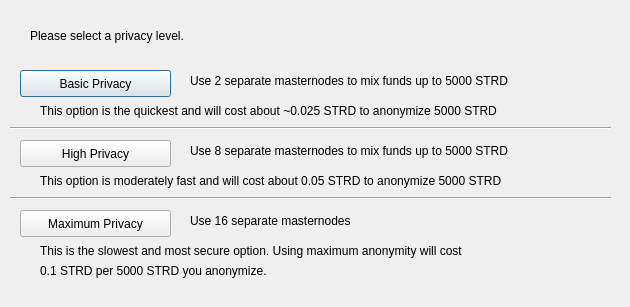
<?xml version="1.0" encoding="UTF-8"?>
<ui version="4.0">
 <class>ObfuscationConfig</class>
 <widget class="QDialog" name="ObfuscationConfig">
  <property name="geometry">
   <rect>
    <x>0</x>
    <y>0</y>
    <width>630</width>
    <height>307</height>
   </rect>
  </property>
  <property name="windowTitle">
   <string>Configure Obfuscation</string>
  </property>
  <widget class="QPushButton" name="buttonBasic">
   <property name="geometry">
    <rect>
     <x>20</x>
     <y>70</y>
     <width>151</width>
     <height>27</height>
    </rect>
   </property>
   <property name="text">
    <string>Basic Privacy</string>
   </property>
  </widget>
  <widget class="QPushButton" name="buttonHigh">
   <property name="geometry">
    <rect>
     <x>20</x>
     <y>140</y>
     <width>151</width>
     <height>27</height>
    </rect>
   </property>
   <property name="text">
    <string>High Privacy</string>
   </property>
  </widget>
  <widget class="QPushButton" name="buttonMax">
   <property name="geometry">
    <rect>
     <x>20</x>
     <y>210</y>
     <width>151</width>
     <height>27</height>
    </rect>
   </property>
   <property name="text">
    <string>Maximum Privacy</string>
   </property>
  </widget>
  <widget class="QLabel" name="label">
   <property name="geometry">
    <rect>
     <x>30</x>
     <y>20</y>
     <width>571</width>
     <height>31</height>
    </rect>
   </property>
   <property name="text">
    <string>Please select a privacy level.</string>
   </property>
  </widget>
  <widget class="QLabel" name="label_2">
   <property name="geometry">
    <rect>
     <x>190</x>
     <y>70</y>
     <width>421</width>
     <height>21</height>
    </rect>
   </property>
   <property name="text">
    <string>Use 2 separate masternodes to mix funds up to 5000 STRD</string>
   </property>
  </widget>
  <widget class="QLabel" name="label_3">
   <property name="geometry">
    <rect>
     <x>190</x>
     <y>140</y>
     <width>411</width>
     <height>21</height>
    </rect>
   </property>
   <property name="text">
    <string>Use 8 separate masternodes to mix funds up to 5000 STRD</string>
   </property>
  </widget>
  <widget class="QLabel" name="label_4">
   <property name="geometry">
    <rect>
     <x>190</x>
     <y>210</y>
     <width>421</width>
     <height>21</height>
    </rect>
   </property>
   <property name="text">
    <string>Use 16 separate masternodes</string>
   </property>
  </widget>
  <widget class="QLabel" name="label_6">
   <property name="geometry">
    <rect>
     <x>40</x>
     <y>100</y>
     <width>561</width>
     <height>21</height>
    </rect>
   </property>
   <property name="text">
    <string>This option is the quickest and will cost about ~0.025 STRD to anonymize 5000 STRD</string>
   </property>
  </widget>
  <widget class="QLabel" name="label_7">
   <property name="geometry">
    <rect>
     <x>40</x>
     <y>170</y>
     <width>561</width>
     <height>21</height>
    </rect>
   </property>
   <property name="text">
    <string>This option is moderately fast and will cost about 0.05 STRD to anonymize 5000 STRD</string>
   </property>
  </widget>
  <widget class="QLabel" name="label_8">
   <property name="geometry">
    <rect>
     <x>40</x>
     <y>240</y>
     <width>561</width>
     <height>21</height>
    </rect>
   </property>
   <property name="text">
    <string>This is the slowest and most secure option. Using maximum anonymity will cost</string>
   </property>
  </widget>
  <widget class="QLabel" name="label_9">
   <property name="geometry">
    <rect>
     <x>40</x>
     <y>260</y>
     <width>561</width>
     <height>21</height>
    </rect>
   </property>
   <property name="text">
    <string>0.1 STRD per 5000 STRD you anonymize.</string>
   </property>
  </widget>
  <widget class="Line" name="line">
   <property name="geometry">
    <rect>
     <x>10</x>
     <y>120</y>
     <width>601</width>
     <height>16</height>
    </rect>
   </property>
   <property name="orientation">
    <enum>Qt::Horizontal</enum>
   </property>
  </widget>
  <widget class="Line" name="line_2">
   <property name="geometry">
    <rect>
     <x>10</x>
     <y>190</y>
     <width>601</width>
     <height>16</height>
    </rect>
   </property>
   <property name="orientation">
    <enum>Qt::Horizontal</enum>
   </property>
  </widget>
 </widget>
 <resources/>
 <connections/>
</ui>
